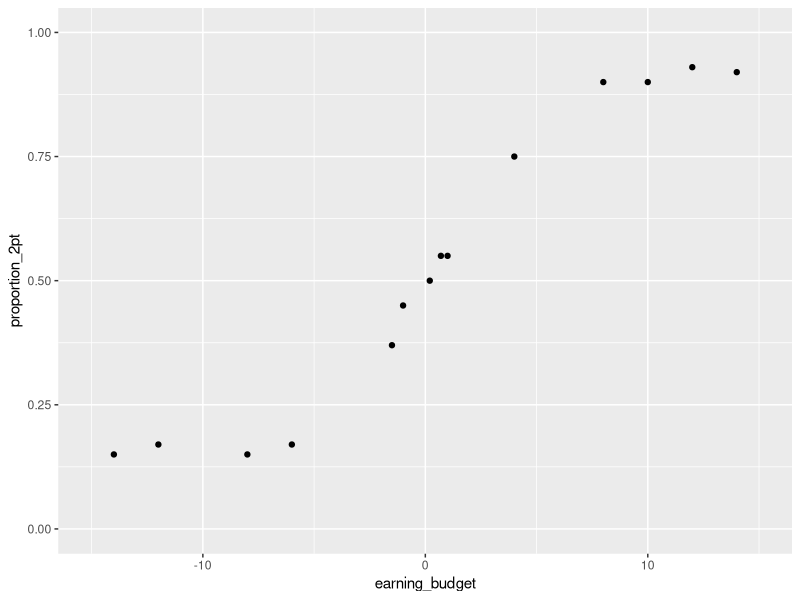
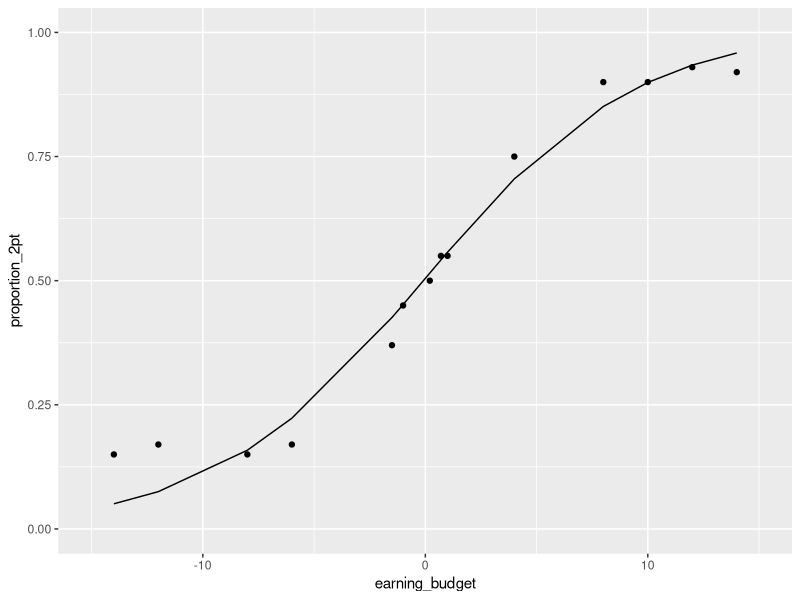

These figures' R source, in order:
library(tidyverse)

# Create some random data that might look like something you get
df <- data.frame(earning_budget = c(-8, 4, 1, -1, 10, 14, 0.7, -6, -1.5, 0.2, -12, -14, 12, 8), 
                 proportion_2pt = c(0.15, 0.75, 0.55, 0.45, 0.90, 0.92, 0.55, 0.17, 0.37, 0.5, 0.17, 0.15, 0.93, 0.90))

# Sort it by the x-axis value (this is important for visualization below). 
df <- df[order(df$earning_budget),]

# Here's what the data looks like right now. 
ggplot(data=df, mapping=aes(x=earning_budget, y=proportion_2pt)) + 
  geom_point() +
  xlim(-15, 15) +
  ylim(0, 1)

# sigmoidal function we'l fit to data
f <- function(x, a, b, c) {a/(1 + exp(-b*x))}

# nls is notoriously dependent on starting vals. Rather than pick arbitrary ones, 
# let's fit a rough model to get decent starting values for our paramaters
y ~ exp(log(a) + b + x)
fm_lm <-lm(log(proportion_2pt) ~ earning_budget, df)
starting_params <- list(a=exp(coef(fm_lm)[1]), b = coef(fm_lm)[2])

# fit function
fitmodel <- nls(proportion_2pt ~ f(earning_budget, a, b), df, start=starting_params)

# get the coefficients using the coef function
params=coef(fitmodel)

# function needed for visualization purposes
sigmoid = function(params, x) {
  params[1] / (1 + exp(-params[2] * x))
}

sigmoidal_line <- sigmoid(params, df$earning_budget)


# Plot data with the fit sigmoidal function
ggplot(data=df, mapping=aes(x=earning_budget, y=proportion_2pt)) + 
  geom_point() +
  geom_line(mapping=aes(x=df$earning_budget, y=sigmoidal_line)) +
  xlim(-15, 15) +
  ylim(0, 1)


